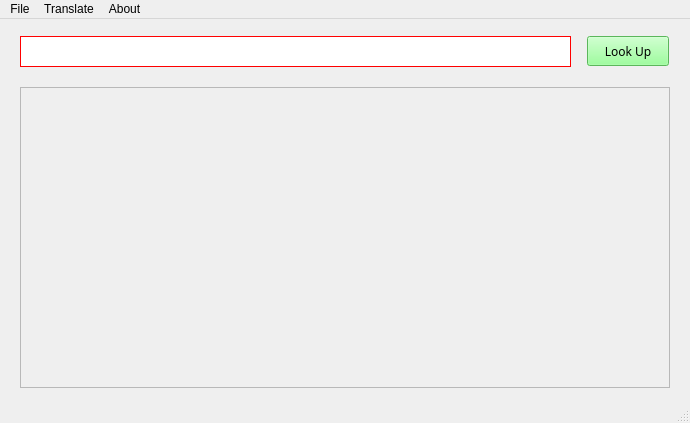
<?xml version="1.0" encoding="UTF-8"?>
<ui version="4.0">
 <class>MainWindow</class>
 <widget class="QMainWindow" name="MainWindow">
  <property name="geometry">
   <rect>
    <x>0</x>
    <y>0</y>
    <width>690</width>
    <height>423</height>
   </rect>
  </property>
  <property name="windowTitle">
   <string>Python Tranlator</string>
  </property>
  <property name="toolTipDuration">
   <number>0</number>
  </property>
  <property name="autoFillBackground">
   <bool>false</bool>
  </property>
  <property name="styleSheet">
   <string notr="true">QLineEdit{border: 0.5px solid red; border-radius:50%;}</string>
  </property>
  <property name="inputMethodHints">
   <set>Qt::ImhExclusiveInputMask</set>
  </property>
  <property name="unifiedTitleAndToolBarOnMac">
   <bool>false</bool>
  </property>
  <widget class="QWidget" name="centralwidget">
   <widget class="QPushButton" name="lookUpButton">
    <property name="geometry">
     <rect>
      <x>587</x>
      <y>17</y>
      <width>82</width>
      <height>30</height>
     </rect>
    </property>
    <property name="font">
     <font>
      <family>MS Reference Sans Serif</family>
      <pointsize>9</pointsize>
     </font>
    </property>
    <property name="cursor">
     <cursorShape>PointingHandCursor</cursorShape>
    </property>
    <property name="mouseTracking">
     <bool>false</bool>
    </property>
    <property name="styleSheet">
     <string notr="true">background-color: #80ff80;
</string>
    </property>
    <property name="text">
     <string>Look Up</string>
    </property>
   </widget>
   <widget class="QScrollArea" name="wordTranslate">
    <property name="geometry">
     <rect>
      <x>20</x>
      <y>68</y>
      <width>650</width>
      <height>301</height>
     </rect>
    </property>
    <property name="verticalScrollBarPolicy">
     <enum>Qt::ScrollBarAsNeeded</enum>
    </property>
    <property name="widgetResizable">
     <bool>true</bool>
    </property>
    <widget class="QWidget" name="scrollAreaWidgetContents">
     <property name="geometry">
      <rect>
       <x>0</x>
       <y>0</y>
       <width>648</width>
       <height>299</height>
      </rect>
     </property>
    </widget>
   </widget>
   <widget class="QLineEdit" name="inputWord">
    <property name="geometry">
     <rect>
      <x>20</x>
      <y>17</y>
      <width>551</width>
      <height>31</height>
     </rect>
    </property>
    <property name="inputMethodHints">
     <set>Qt::ImhDialableCharactersOnly|Qt::ImhDigitsOnly|Qt::ImhEmailCharactersOnly|Qt::ImhFormattedNumbersOnly|Qt::ImhLatinOnly|Qt::ImhLowercaseOnly|Qt::ImhUppercaseOnly|Qt::ImhUrlCharactersOnly</set>
    </property>
    <property name="text">
     <string/>
    </property>
   </widget>
   <widget class="QWidget" name="background" native="true">
    <property name="geometry">
     <rect>
      <x>0</x>
      <y>0</y>
      <width>120</width>
      <height>80</height>
     </rect>
    </property>
    <property name="styleSheet">
     <string notr="true">background-image: url(&quot;GoogleTranslator/bg.gif&quot;);</string>
    </property>
   </widget>
  </widget>
  <widget class="QMenuBar" name="menubar">
   <property name="geometry">
    <rect>
     <x>0</x>
     <y>0</y>
     <width>690</width>
     <height>25</height>
    </rect>
   </property>
   <widget class="QMenu" name="menuFile">
    <property name="cursor">
     <cursorShape>PointingHandCursor</cursorShape>
    </property>
    <property name="autoFillBackground">
     <bool>false</bool>
    </property>
    <property name="title">
     <string>File</string>
    </property>
    <addaction name="actionOpen"/>
    <addaction name="actionSave"/>
    <addaction name="actionSave_As"/>
    <addaction name="actionQuit"/>
   </widget>
   <widget class="QMenu" name="menuTranslate">
    <property name="font">
     <font>
      <family>MS Reference Sans Serif</family>
     </font>
    </property>
    <property name="cursor">
     <cursorShape>PointingHandCursor</cursorShape>
    </property>
    <property name="title">
     <string>Translate</string>
    </property>
    <widget class="QMenu" name="menuTranslate_Options">
     <property name="title">
      <string>Translate Options</string>
     </property>
     <addaction name="actionEnglish"/>
     <addaction name="actionChinese"/>
     <addaction name="actionJapanese"/>
     <addaction name="actionOther_s"/>
    </widget>
    <widget class="QMenu" name="menuPrograme_Language">
     <property name="title">
      <string>Programe Language</string>
     </property>
     <addaction name="actionEnglish_2"/>
     <addaction name="actionChinese_2"/>
     <addaction name="actionJapanese_2"/>
     <addaction name="actionOther_s_2"/>
    </widget>
    <addaction name="actionSearch_Word"/>
    <addaction name="actionTranslate_Document"/>
    <addaction name="actionDetect_Language"/>
    <addaction name="menuTranslate_Options"/>
    <addaction name="menuPrograme_Language"/>
   </widget>
   <widget class="QMenu" name="menuAbout">
    <property name="cursor">
     <cursorShape>PointingHandCursor</cursorShape>
    </property>
    <property name="title">
     <string>About</string>
    </property>
    <addaction name="actionAbout_Project"/>
    <addaction name="actionAbout_Programmer"/>
    <addaction name="actionConnect_Me"/>
   </widget>
   <addaction name="menuFile"/>
   <addaction name="menuTranslate"/>
   <addaction name="menuAbout"/>
  </widget>
  <widget class="QStatusBar" name="statusbar"/>
  <action name="actionOpen">
   <property name="text">
    <string>Open</string>
   </property>
  </action>
  <action name="actionSave">
   <property name="text">
    <string>Save</string>
   </property>
  </action>
  <action name="actionSave_As">
   <property name="text">
    <string>Save As</string>
   </property>
  </action>
  <action name="actionAbout_Project">
   <property name="text">
    <string>About Project</string>
   </property>
  </action>
  <action name="actionAbout_Programmer">
   <property name="text">
    <string>About Programmer</string>
   </property>
  </action>
  <action name="actionConnect_Me">
   <property name="text">
    <string>Connect Me</string>
   </property>
  </action>
  <action name="actionSearch_Word">
   <property name="text">
    <string>Search Word</string>
   </property>
  </action>
  <action name="actionTranslate_Document">
   <property name="text">
    <string>Translate Document</string>
   </property>
  </action>
  <action name="actionDetect_Language">
   <property name="text">
    <string>Detect Language</string>
   </property>
  </action>
  <action name="actionPrograme_Language">
   <property name="text">
    <string>Programe Language</string>
   </property>
  </action>
  <action name="actionPrograme_Language_2">
   <property name="text">
    <string>Programe Language</string>
   </property>
  </action>
  <action name="actionExit">
   <property name="text">
    <string>Exit</string>
   </property>
  </action>
  <action name="actionQuit">
   <property name="text">
    <string>Quit</string>
   </property>
  </action>
  <action name="actionEnglish">
   <property name="text">
    <string>English</string>
   </property>
  </action>
  <action name="actionChinese">
   <property name="text">
    <string>Chinese</string>
   </property>
  </action>
  <action name="actionJapanese">
   <property name="text">
    <string>Japanese</string>
   </property>
  </action>
  <action name="actionOther_s">
   <property name="text">
    <string>Other(s)</string>
   </property>
  </action>
  <action name="actionEnglish_2">
   <property name="text">
    <string>English</string>
   </property>
  </action>
  <action name="actionChinese_2">
   <property name="text">
    <string>Chinese</string>
   </property>
  </action>
  <action name="actionJapanese_2">
   <property name="text">
    <string>Japanese</string>
   </property>
  </action>
  <action name="actionOther_s_2">
   <property name="text">
    <string>Other(s)</string>
   </property>
  </action>
 </widget>
 <resources/>
 <connections/>
</ui>
